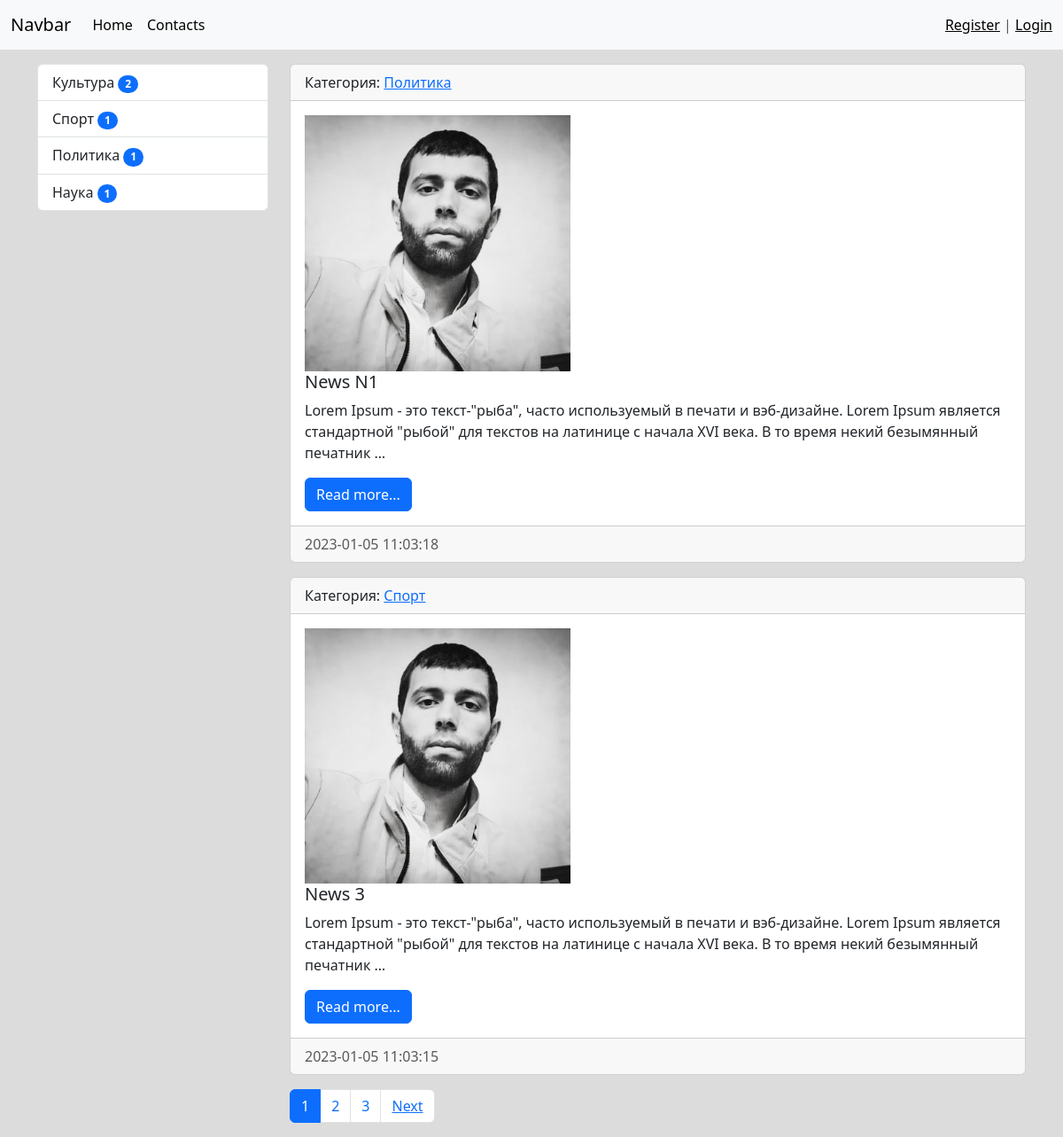
The app's page /, older data.
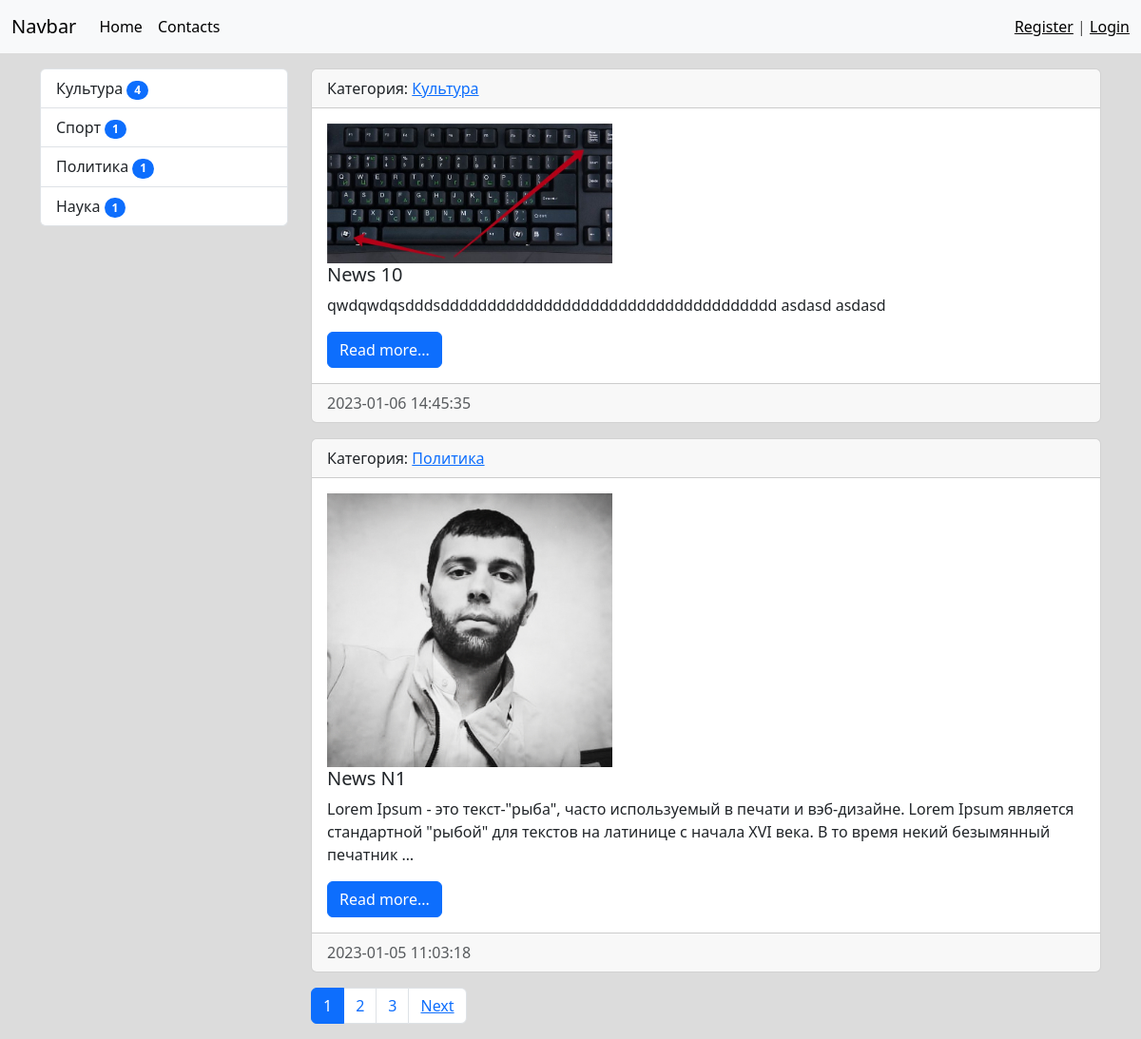
The same page, newer data.
### news/models.py (models this page shows, shortened)
class Category(models.Model):
    title = models.CharField(
        max_length=150, verbose_name='Наименование категории', db_index=True)
    def get_absolute_url(self):
        return reverse("category", kwargs={"category_id": self.pk})
    def __str__(self) -> str:
        return self.title
    class Meta:
        verbose_name = "Категория"
        verbose_name_plural = "Категории"
        ordering = ['-title']

class News(models.Model):
    title = models.CharField(
        max_length=150, verbose_name='Наименование')
    content = models.TextField(blank=True, verbose_name='Контент')
    created_at = models.DateTimeField(
        auto_now_add=True, verbose_name='Создан')
    updated_at = models.DateTimeField(
        auto_now=True, verbose_name='Обновлено')
    photo = models.ImageField(
        upload_to='photos/%Y/%m/%d/', verbose_name='Фото', default='ava.jpg')
    is_published = models.BooleanField(
        default=True, verbose_name='Опубликовано')
    category = models.ForeignKey(
        'Category', on_delete=models.PROTECT,
        verbose_name='Категория', related_name='get_news')
    views = models.IntegerField(default=0)
    def get_absolute_url(self):
        return reverse("view_news", kwargs={"pk": self.pk})
    class Meta:
        verbose_name = "Новость"
        verbose_name_plural = "Новости"
        ordering = ['-created_at']

### news/views.py (the view)
# urls.py: path('', cache_page(60)(views.HomeNews.as_view()), name='home'),
class HomeNews(MyMixin, ListView):
    model = News
    template_name = 'news/home_news_list.html'
    context_object_name = 'news'
    mixin_prop = 'hello world'
    paginate_by = 2
    def get_context_data(self, **kwargs):
        context = super().get_context_data(**kwargs)
        context['title'] = self.get_upper("Главная страница")
        context['mixin_prop'] = self.get_prop()
        return context
    def get_queryset(self):
        return News.objects.filter(is_published=True).select_related('category')

### news/templatetags/news_tags.py (called while the page is built)
@register.inclusion_tag('news/list_categories.html')
def show_categories(arg1='Hello ', arg2='world'):
    categories = cache.get('categories')
    if not categories:
        categories = Category.objects.annotate(
            cnt=Count('get_news', filter=F('get_news__is_published'))).filter(cnt__gt=0)
        cache.set('categories', categories, 30)
    return {"categories": categories, 'arg1': arg1, 'arg2': arg2}

### news/utils.py (called while the page is built)
    def get_prop(self):
        return self.mixin_prop.upper()

    def get_upper(self, s):
        if isinstance(s, str):
            return s.upper()
        else:
            return s.title.upper()

### news/templates/news/home_news_list.html (shortened to what this page needs)
{% extends 'base.html' %}
{% block sidebar %}
{% include 'inc/_sidebar.html' %}
{% endblock sidebar %}
{% block content %}
    {% for item in news %}
    <div class="card mb-3">
      <div class="card-header">Категория: <a href="{{ item.category.get_absolute_url }}">{{ item.category }}</a></div>
      <div class="card-body">
        <div class="media">
          <img src="{{ item.photo.url }}" alt="nop" width="300px" />
          <div class="media-body">
            <h5 class="card-title">{{ item.title }}</h5>
            <p class="card-text">{{ item.content|truncatewords:30 }}</p>
            <a href="{{ item.get_absolute_url }}" class="btn btn-primary">Read more...</a>
          </div>
        </div>
      </div>
      <div class="card-footer text-muted">
        {{ item.created_at|date:"Y-m-d H:i:s" }}
      </div>
    </div>
    {% endfor %}
{% endblock content %}

### templates/base.html (shortened to what this page needs)
{% load static %}
<!DOCTYPE html>
<html lang="en">
  <head>
    <link href="{% static 'bootstrap/css/bootstrap.min.css' %}" rel="stylesheet"/>
    <link href="{% static 'css/style.css' %}" rel="stylesheet"/>
  </head>
  <body>
    {% include 'inc/_nav.html' %}
    <div class="container mt-3">
      <div class="row">
        <div class="col-md-3">
          {% load cache %}
          {% cache 50 sidebar %}
            {% block sidebar%}{% endblock sidebar %}
          {% endcache %}
        </div>
        <div class="col-md-9">
            {% block content%}{% endblock content %}
          {% if page_obj.has_other_pages %}
            <nav aria-label="...">
              <ul class="pagination">
              {% for p in page_obj.paginator.page_range %}
                  {% if page_obj.number == p %}
                      <li class="page-item active" aria-current="page">
                        <a class="page-link" href="?page={{ p }}">{{ p }}</a>
                      </li>
                  {% elif p > page_obj.number|add:-3 and p < page_obj.number|add:3 %}
                      <li class="page-item">
                        <a class="page-link" href="?page={{ p }}">{{ p }}</a>
                      </li>
                  {% endif %}
              {% endfor %}
                {% if page_obj.has_next %}
                <li class="page-item ">
                 <a href="?page={{ page_obj.next_page_number }}">
                  <span class="page-link" >Next</span>
                 </a>
                </li>
                {% endif %}
              </ul>
            </nav>
          {% endif %}
        </div>
      </div>
    </div>
  </body>
</html>

### templates/inc/_nav.html (shortened to what this page needs)
<nav class="navbar navbar-expand-lg bg-body-tertiary">
  <div class="container-fluid">
    <a class="navbar-brand" href="{% url 'home' %}">Navbar</a>
    <div class="collapse navbar-collapse" id="navbarSupportedContent">
      <ul class="navbar-nav me-auto mb-2 mb-lg-0">
        <li class="nav-item">
          <a class="nav-link active" aria-current="page" href="{% url 'home' %}"
            >Home</a
          >
        </li>
        <li class="nav-item">
          <a class="nav-link active" aria-current="page" href="{% url 'contact' %}">
            Contacts
          </a>
        </li>
      </ul>
    </div>
    <span class="navbar-text">
      {% if request.user.is_authenticated %}
      Welcome, {{ user.username }} | <a href="{% url 'logout' %}">Logout</a>
      {% else %}
      <a href="{% url 'register' %}">Register</a> | <a href="{% url 'login' %}">Login</a>
      {% endif %}
       </span>
  </div>
</nav>

### templates/inc/_sidebar.html (shortened to what this page needs)
{% load news_tags %}
  {% show_categories %}

### news/templates/news/list_categories.html
<div class="list-group">
    {% for category in categories %}
    <a
      href="{{ category.get_absolute_url }}"
      {% comment %}href="{% url 'category' category.pk %}"{% endcomment %}
      class="list-group-item list-group-item-action"
      aria-current="true"
    >
      {{ category.title }} <span class="badge bg-primary rounded-pill">{{ category.cnt }}</span>
    </a>
    {% endfor %}
  </div>

### mysite/static/css/style.css (style rules this page uses)
body { background-color: gainsboro; }

Row changes from the older to the newer data that the page shows:
no longer on this page (row unchanged): News: category "Спорт", photo (picture), title "News 3", content "Lorem Ipsum - это текст-\"рыба\", часто используемый в печати и вэб-дизайне. Lorem Ipsum является стандартной \"рыбой\" для текстов на латинице с начала XVI века. В то время некий безымянный печатник …", created_at "2023-01-05 11:03:15"
computed for Category "Культура": cnt "2" → "4"
added News: category "Культура", photo (picture), title "News 10", content "qwdqwdqsdddsdddddddddddddddddddddddddddddddddddd asdasd asdasd", created_at "2023-01-06 14:45:35"
